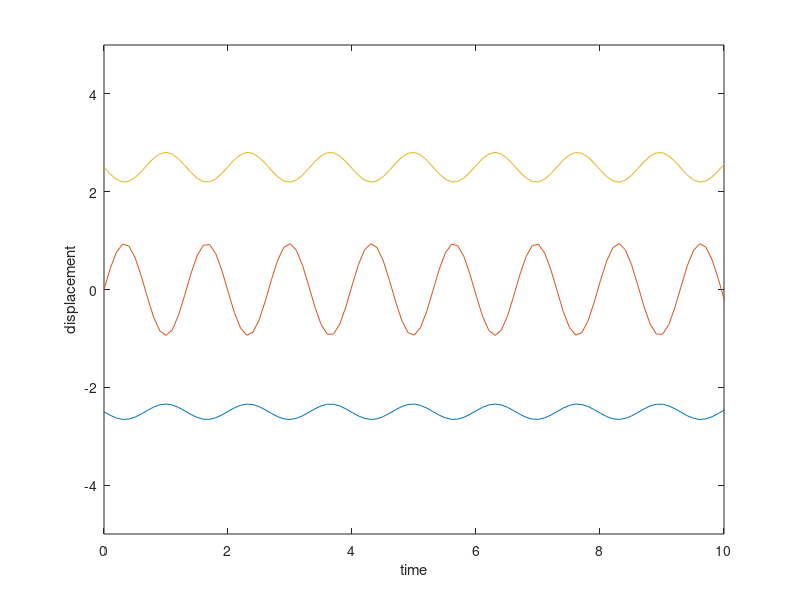
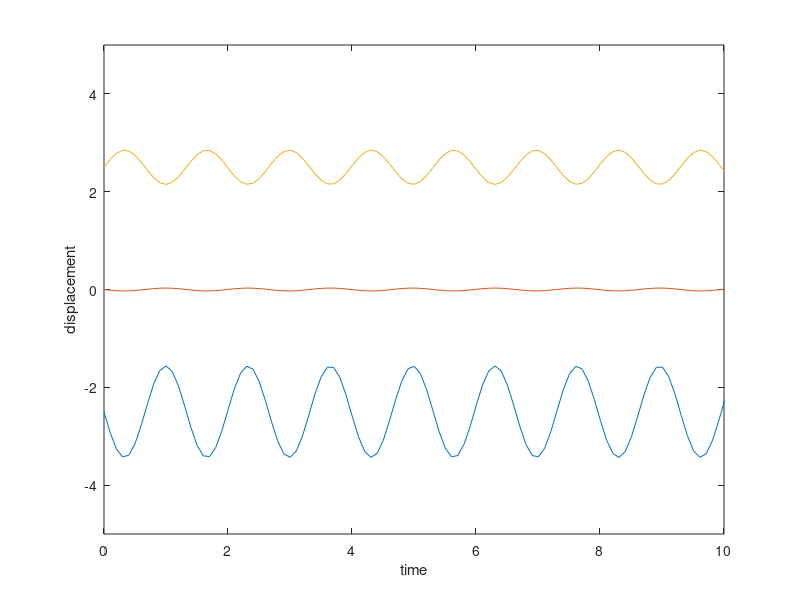
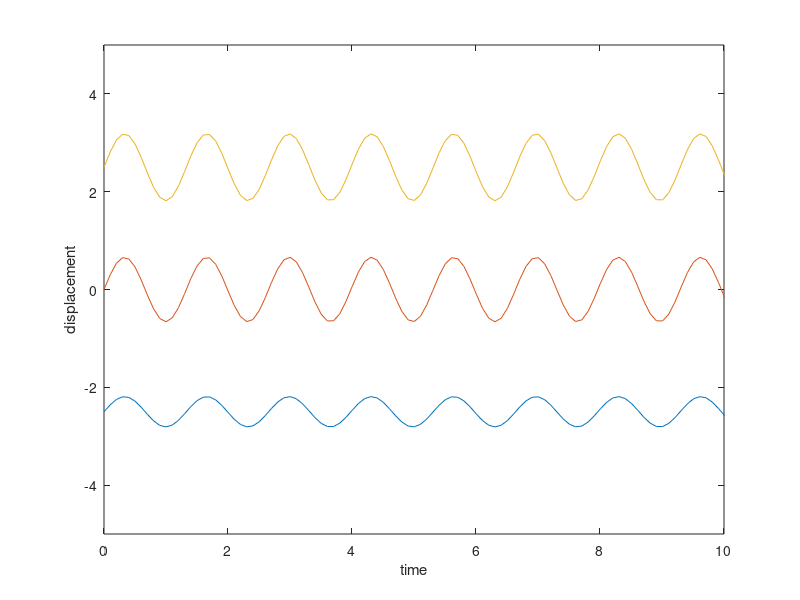
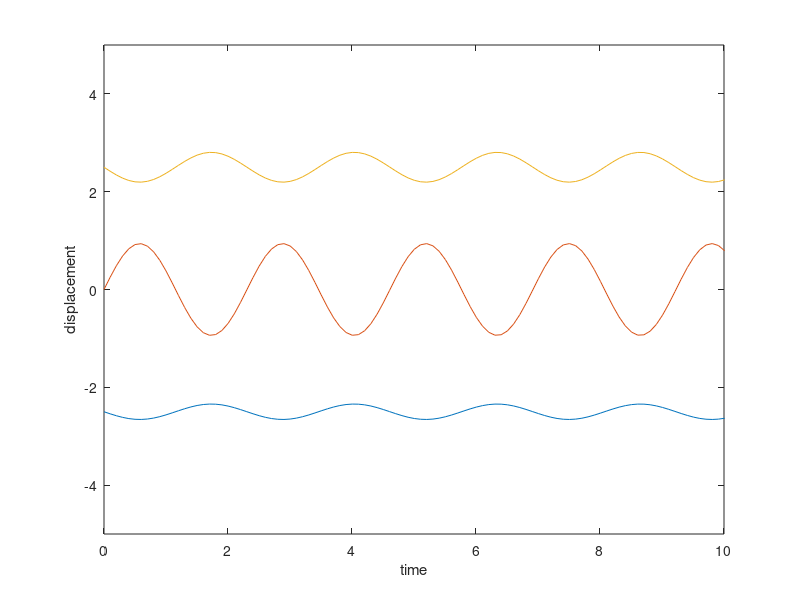

MATLAB code for these plots, in order:

clf;
m1=40; m2=20; m3=50;
k1=200; k2=100; k3=250; k4=100;
n=1000;
t=linspace(0,100,n);

place=[1 2 3;4 5 6;7 8 9];

A=[-(k1+k2)/m1 k2/m1 0;k2/m2 -(k2+k3)/m2 k3/m2; 0 k3/m3 -(k3+k4)/m3]*-1;
[V,D]=eig(A);

for i=1:3
wi=sqrt(D(i,i));

for c=1:3
X=V(:,c);
x1=X(1)*sin(wi*t);
x2=X(2)*sin(wi*t);
x3=X(3)*sin(wi*t);

num=place(i,c);
figure(num)
plot(t,x1-2.5,t,x2,t,x3+2.5);
axis([0 10 -5 5]); xlabel('time'); ylabel('displacement');

end
end
